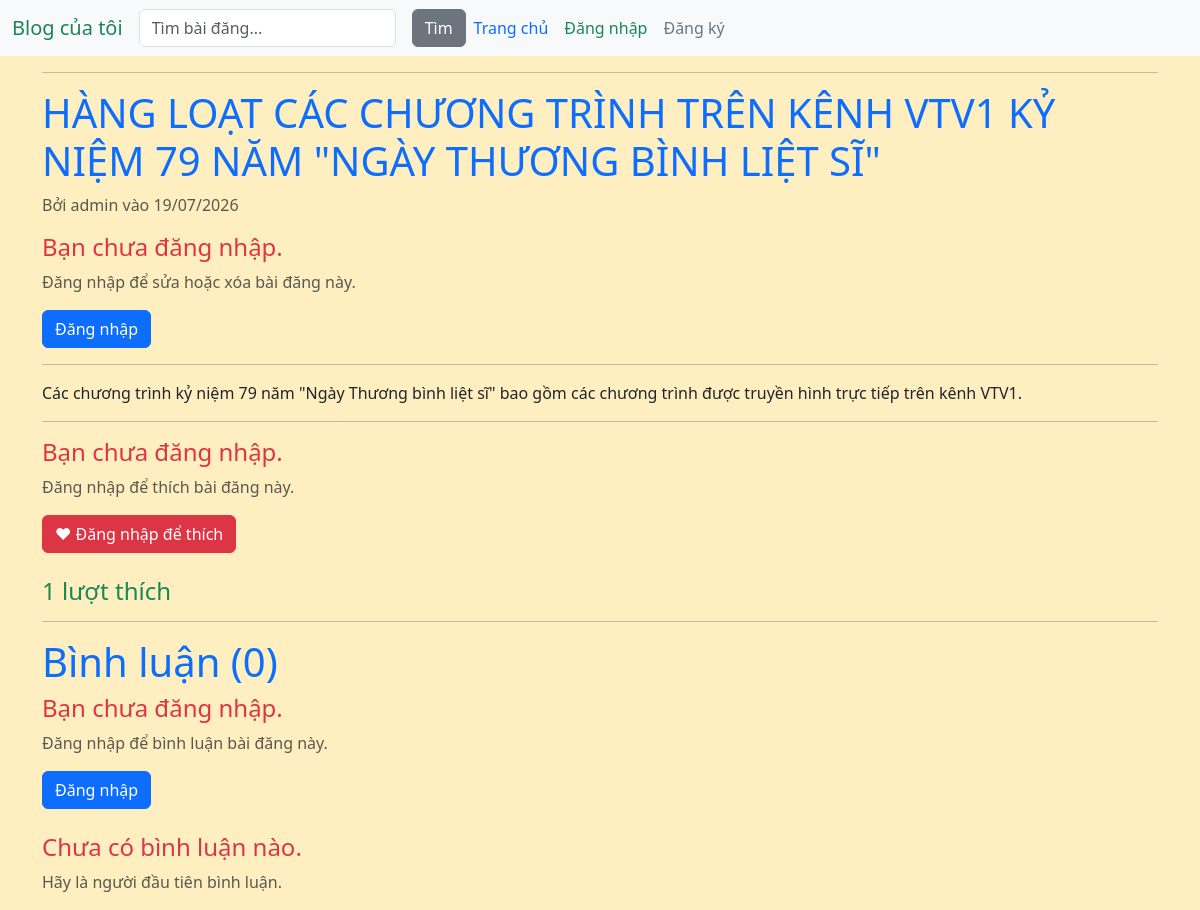
/post/40, run on an earlier commit of the app's database.
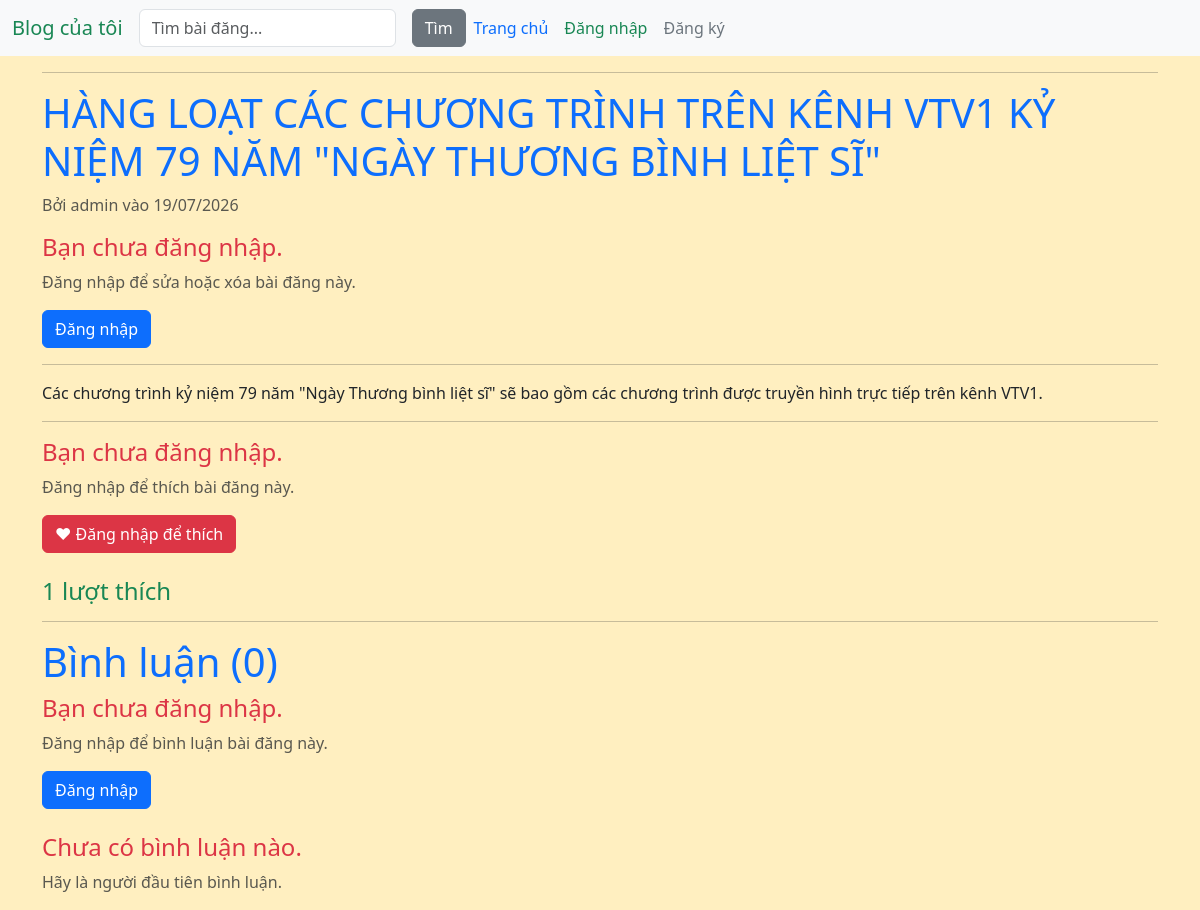
And on a later commit of the database.
### blog/models.py (models this page shows, shortened)
class Post(models.Model):
    title = models.CharField(max_length=200)
    likes = models.ManyToManyField(User, related_name='blog_posts', blank=True)
    content = models.TextField()
    created_at = models.DateTimeField(auto_now_add=True)
    updated_at = models.DateTimeField(auto_now=True)
    author = models.ForeignKey(User, on_delete=models.CASCADE, default=1)
    def total_likes(self):
        return self.likes.count()

### blog/views.py (the view)
# urls.py: path('post/<int:pk>', PostDetailView.as_view(), name="post-detail"),
class PostDetailView(DetailView):
    model = Post
    template_name = 'post_detail.html'
    context_object_name = 'post'

### blog/templates/post_detail.html (shortened to what this page needs)
{% extends "base.html" %}
{% block content %}
    <hr>
    <h1 class="text-uppercase text-primary">{{ post.title }}</h1>
    <article>
        <p class="text-muted">Bởi {{ post.author.username }} vào {{ post.created_at|date:"d/m/Y" }}</p>
        {% if user == post.author %}
            <div>
                <a class="btn btn-secondary" href="{% url 'post-update' post.pk %}">Sửa bài đăng</a>
                <a class="btn btn-danger" href="{% url 'post-delete' post.pk %}">Xóa bài đăng</a>
            </div>
        {% else %}
            {% if user.is_authenticated %}
                <h4 class="text-danger">Bạn không thể sửa hay xóa bài đăng này vì bạn không phải là người tạo bài đăng.</h4>
            {% else %}
                <h4 class="text-danger">Bạn chưa đăng nhập.</h4>
                <p class="text-muted">Đăng nhập để sửa hoặc xóa bài đăng này.</p>
                <a href="{% url 'login' %}" class="btn btn-primary">Đăng nhập</a>
            {% endif %}
        {% endif %}
        <hr>
        <p>{{ post.content|truncatewords:30 }}</p>
    </article>
    <hr>
    <div>
        <form action="{% url 'like-post' post.pk %}">
            {% if user.is_authenticated %}
                {% if user in post.likes.all %}
                    <button id="like_btn" type="submit" class="btn btn-danger">❤ Bỏ thích</button>
                {% else %}
                    <button id="like_btn" type="submit" class="btn btn-outline-danger">❤ Thích ngay</button>
                {% endif %}
            {% else %}
                <h4 class="text-danger">Bạn chưa đăng nhập.</h4>
                <p class="text-muted">Đăng nhập để thích bài đăng này.</p>
                <a href="{% url 'login' %}" class="btn btn-danger">❤ Đăng nhập để thích</a>
            {% endif %}
        </form>
        <span class="ms-3 text-muted">
            {% if post.total_likes == 0 %}
                <h4 class="text-danger">Chưa có lượt thích</h4>
            {% else %}
                <h4 class="text-success">{{ post.total_likes }} lượt thích</h4>
            {% endif %}
        </span>
    </div>
    <hr>
    <h1 class="text-primary">Bình luận ({{ post.comments.count }})</h1>
    {% if user.is_authenticated %}
        <a href="{% url 'add-comment' post.pk %}" class="btn btn-primary">Viết bình luận</a>
    {% else %}
        <h4 class="text-danger">Bạn chưa đăng nhập.</h4>
        <p class="text-muted">Đăng nhập để bình luận bài đăng này.</p>
        <a href="{% url 'login' %}" class="btn btn-primary">Đăng nhập</a>
    {% endif %}
    <div class="comments-section">
        {% if not post.comments.all %}
            <h4 class="text-danger">Chưa có bình luận nào.</h4>
            <p class="text-muted">Hãy là người đầu tiên bình luận.</p>
        {% endif %}
    </div>
{% endblock %}

What changed in the data, as far as the page shows it:
changed Post "admin": content "Các chương trình kỷ niệm 79 năm \"Ngày Thương bình liệt sĩ\" bao gồm các chương trình được truyền hình trực tiếp trên kênh VTV1." → "Các chương trình kỷ niệm 79 năm \"Ngày Thương bình liệt sĩ\" sẽ bao gồm các chương trình được truyền hình trực tiếp trên kênh VTV1."
